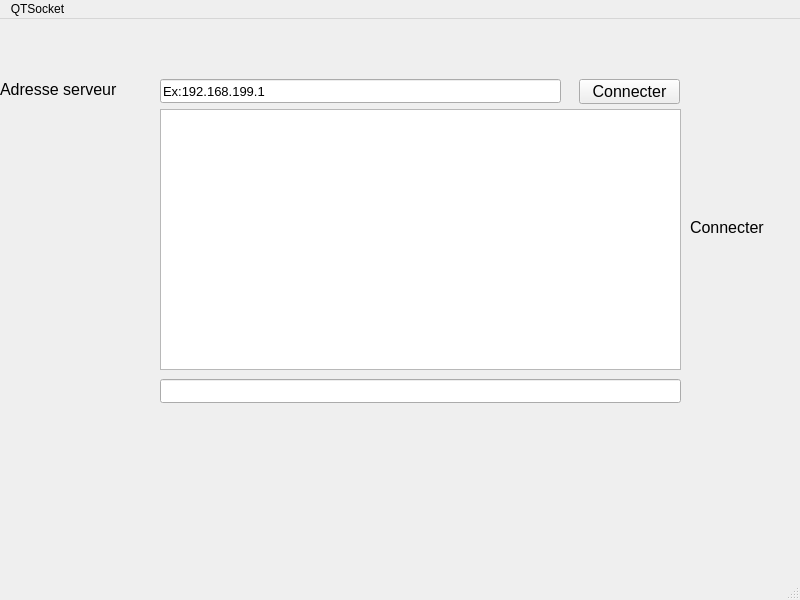
<?xml version="1.0" encoding="UTF-8"?>
<ui version="4.0">
 <class>MainWindow</class>
 <widget class="QMainWindow" name="MainWindow">
  <property name="geometry">
   <rect>
    <x>0</x>
    <y>0</y>
    <width>800</width>
    <height>600</height>
   </rect>
  </property>
  <property name="windowTitle">
   <string>MainWindow</string>
  </property>
  <widget class="QWidget" name="centralwidget">
   <widget class="QLineEdit" name="qLineEditIpAddr">
    <property name="geometry">
     <rect>
      <x>160</x>
      <y>60</y>
      <width>401</width>
      <height>24</height>
     </rect>
    </property>
    <property name="font">
     <font>
      <pointsize>10</pointsize>
     </font>
    </property>
    <property name="text">
     <string>Ex:192.168.199.1</string>
    </property>
   </widget>
   <widget class="QLineEdit" name="lineEditSendData">
    <property name="geometry">
     <rect>
      <x>160</x>
      <y>360</y>
      <width>521</width>
      <height>24</height>
     </rect>
    </property>
   </widget>
   <widget class="QPushButton" name="connectButton">
    <property name="geometry">
     <rect>
      <x>579</x>
      <y>60</y>
      <width>101</width>
      <height>25</height>
     </rect>
    </property>
    <property name="font">
     <font>
      <pointsize>12</pointsize>
     </font>
    </property>
    <property name="text">
     <string>Connecter</string>
    </property>
   </widget>
   <widget class="QTextEdit" name="textEditDisplatData">
    <property name="geometry">
     <rect>
      <x>160</x>
      <y>90</y>
      <width>521</width>
      <height>261</height>
     </rect>
    </property>
    <property name="font">
     <font>
      <pointsize>12</pointsize>
     </font>
    </property>
   </widget>
   <widget class="QLabel" name="labelConnect">
    <property name="geometry">
     <rect>
      <x>690</x>
      <y>200</y>
      <width>101</width>
      <height>16</height>
     </rect>
    </property>
    <property name="font">
     <font>
      <pointsize>12</pointsize>
     </font>
    </property>
    <property name="text">
     <string>Connecter</string>
    </property>
   </widget>
   <widget class="QLabel" name="labelAddr">
    <property name="geometry">
     <rect>
      <x>0</x>
      <y>60</y>
      <width>151</width>
      <height>20</height>
     </rect>
    </property>
    <property name="font">
     <font>
      <pointsize>12</pointsize>
     </font>
    </property>
    <property name="text">
     <string>Adresse serveur</string>
    </property>
   </widget>
  </widget>
  <widget class="QMenuBar" name="menubar">
   <property name="geometry">
    <rect>
     <x>0</x>
     <y>0</y>
     <width>800</width>
     <height>25</height>
    </rect>
   </property>
   <widget class="QMenu" name="menuQTSocket">
    <property name="title">
     <string>QTSocket</string>
    </property>
   </widget>
   <addaction name="menuQTSocket"/>
  </widget>
  <widget class="QStatusBar" name="statusbar"/>
 </widget>
 <resources/>
 <connections/>
</ui>
